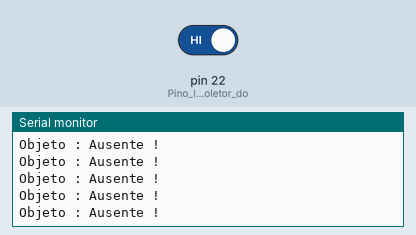
Simulated run of this sketch. Board: Arduino Mega 2560, built with avr-gcc and run on an emulated ATmega2560. Parts: the last lines printed to the serial monitor. The test bench sets the inputs (shaded band); at power-on: pin 22 (Pino_ligado_ao_coletor_do) HIGH.

Above: at 1.2 s.
1.3 s: pin 22 (Pino_ligado_ao_coletor_do) driven LOW
At 2.1 s:
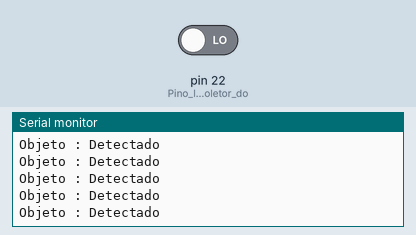
9.2 s: pin 22 (Pino_ligado_ao_coletor_do) driven HIGH
At 9.9 s:
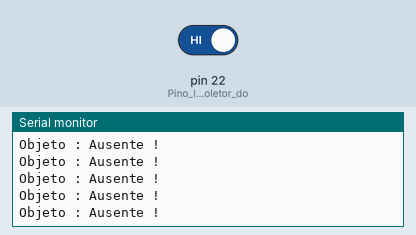
12.2 s: pin 22 (Pino_ligado_ao_coletor_do) driven LOW
At 12.7 s:
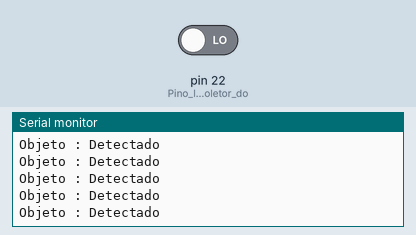

Measured:
- after the input at 1.3 s, the serial monitor: prints a new line after 0.07 s (image 1)
- after the input at 9.2 s, the serial monitor: prints a new line after 0.08 s (image 2)

The sketch:

sensorFototransistor.ino
```cpp
int objeto = 0;

void setup()
{
  pinMode(22, INPUT); //Pino ligado ao coletor do fototransistor
  Serial.begin(9600);
}

void loop()
{
  objeto = digitalRead(22);
  if (objeto == 0)
  {
    Serial.println("Objeto : Detectado");
  }
  else
  {
    Serial.println("Objeto : Ausente !");
  }
}
```
